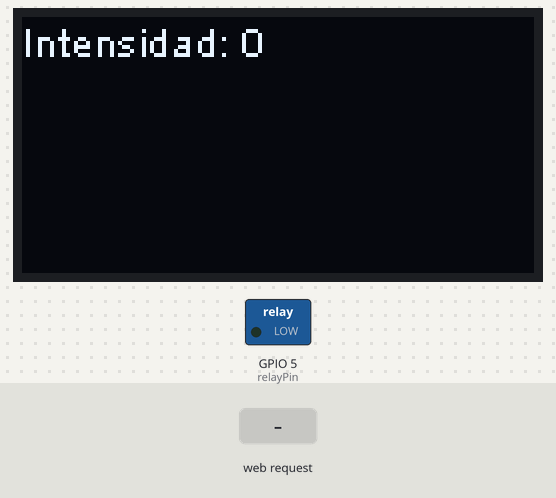
A sketch run on a simulated ESP32. On the bench: 128×64 one-colour display, switched loads named in the sketch (green lamp = pin HIGH). The test bench sets the inputs (shaded band). WiFi joins after 1.5 s; servers stay silent unless stated; what the sketch prints to the serial monitor is not drawn.

Above: at 3.2 s.
3.3 s: HTTP request GET /update?intensidad=1 received
At 4.3 s:
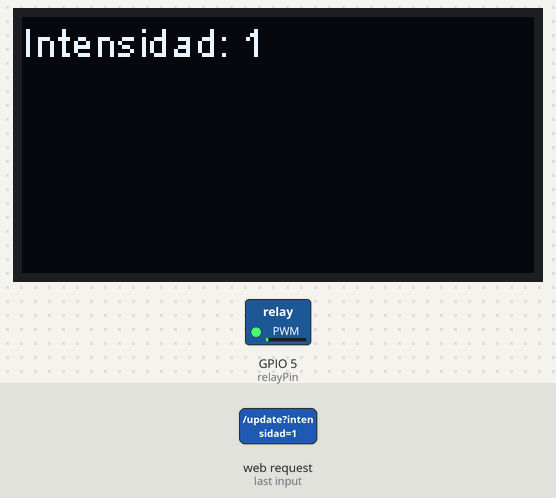
4.8 s: HTTP request GET /update?intensidad=120 received
At 5.9 s:
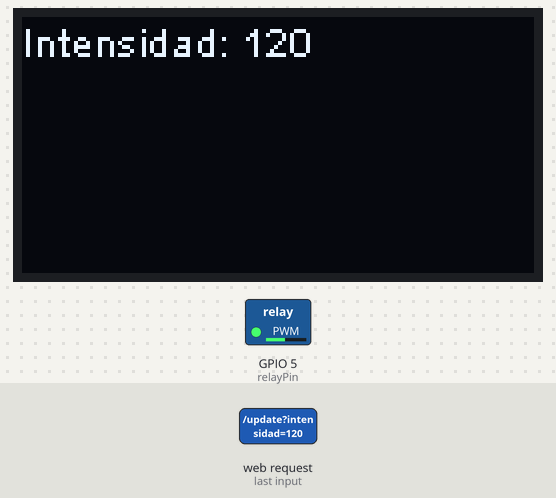
Timing chart, 0 to 7.8 s (numbered marks = the images above; inputs shaded):
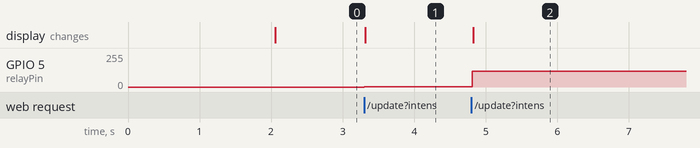

The sketch:

Controldeluz.ino
```cpp
#include <Wire.h>
#include <WiFi.h>
#include <WebServer.h>
#include "SSD1306Wire.h"        // Librería para la pantalla OLED con I2C

// Definir el pin del relé (en lugar de una bomba)
const int relayPin = 5; // Cambia esto al pin que estás usando para controlar la luz

// Inicializar la pantalla OLED con la dirección I2C 0x3C
SSD1306Wire display(0x3C, SDA, SCL);

// Configuración de WiFi
const char *ssid = "RED WIFI"; // Nombre de tu red WiFi
const char *password = "CONTRASEÑA DE LA RED WIFI"; // Contraseña de tu red WiFi

// Configuración de IP estática
IPAddress local_ip(192, 168, 1, 100);   // Dirección IP estática
IPAddress gateway(192, 168, 1, 1);      // Dirección IP del gateway (router)
IPAddress subnet(255, 255, 255, 0);     // Máscara de subred

// Crear un servidor web en el puerto 80
WebServer server(80);

// Variables para la intensidad de la luz (PWM)
int lightIntensity = 0;  // Valor inicial de la intensidad de la luz (0 a 255)

// Ruta principal (pantalla de control)
void handleRoot() {
  String html = "<html><body>";
  html += "<h1>Control de Luz</h1>";
  html += "<p>Intensidad de la Luz: <input type='range' id='intensidad' min='0' max='255' value='" + String(lightIntensity) + "' onchange='enviar()'/></p>";
  html += "<p>Intensidad: <span id='valor'>" + String(lightIntensity) + "</span></p>";
  html += "<button onclick='enviar()'>Actualizar</button>";
  html += "<script>";
  html += "function enviar() {";
  html += "  var intensidad = document.getElementById('intensidad').value;";
  html += "  document.getElementById('valor').innerText = intensidad;";
  html += "  var url = '/update?intensidad=' + intensidad;";
  html += "  fetch(url);";
  html += "}";
  html += "</script>";
  html += "</body></html>";

  server.send(200, "text/html", html);
}

// Ruta para actualizar la intensidad de la luz
void handleUpdate() {
  if (server.hasArg("intensidad")) {
    lightIntensity = server.arg("intensidad").toInt();  // Obtener el valor de la intensidad desde la URL
    analogWrite(relayPin, lightIntensity);  // Ajustar la intensidad de la luz (PWM)

    String message = "Intensidad de la luz: " + String(lightIntensity) + "<br>";
    server.send(200, "text/html", message);  // Confirmar la actualización en la página web
  } else {
    server.send(400, "text/html", "Faltan parámetros.");
  }
}

void setup() {
  Serial.begin(9600); // Inicialización de la conexión en serie para la depuración

  // Configurar el pin del relé como salida (PWM)
  pinMode(relayPin, OUTPUT);

  // Inicializar la pantalla OLED
  display.init();
  display.setContrast(255);  // Ajustar el contraste de la pantalla
  display.clear();           // Limpiar la pantalla

  // Mostrar un mensaje inicial en la pantalla OLED
  display.drawString(0, 0, "Conectando...");
  display.display();

  // Conectar el ESP32 a la red WiFi con IP estática
  WiFi.config(local_ip, gateway, subnet);  // Configuración de la IP estática
  WiFi.begin(ssid, password);
  while (WiFi.status() != WL_CONNECTED) {
    delay(1000);
    Serial.print(".");
  }
  Serial.println("Conectado a WiFi");
  Serial.print("Dirección IP: ");
  Serial.println(WiFi.localIP());  // Imprimir la IP local del ESP32

  // Mostrar la dirección IP en la pantalla OLED
  display.clear();
  display.drawString(0, 0, "WiFi Conectado");
  display.drawString(0, 10, "IP: " + WiFi.localIP().toString());
  display.display();

  // Configurar las rutas del servidor web
  server.on("/", handleRoot);       // Ruta principal
  server.on("/update", handleUpdate);  // Ruta para actualizar la intensidad
  server.begin();
}

void loop() {
  server.handleClient();  // Manejar las solicitudes del cliente

  // Mostrar el valor de la intensidad de la luz en la pantalla OLED
  display.clear();
  display.drawString(0, 0, "Intensidad: " + String(lightIntensity));
  display.display();
}
```

Measured:
- after the input at 3.3 s, GPIO 5 (relayPin): 0/255 → 1/255 at once; the display: changes at once (image 1)
- after the input at 4.8 s, GPIO 5 (relayPin): 1/255 → 120/255 at once; the display: changes at once (image 2)
